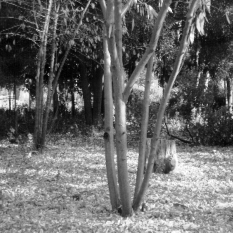
%> input picture Assignments/Assignment_1 _and _2 _from _Paro2621/assignment1/testimages/tree.png, 233 x 233 px
$ octave main.m   (GNU Octave 9; MATLAB toolbox functions it lacks are replaced by stand-ins)
%> lines starting %> are read from the running program, lines starting %| are printed output that depends on the picture
% NOTE:
% ricordati di aggiungere il path delle *testimages*
% imfilter dovrebbe fare la stessa cosa di conv2(, 'same')

clear, close, clc;

addpath("testimages/")

% -- functions --
function printBW(out)
    imagesc(out),colormap gray
    axis square
end

function out = randnNoise(IN, stdd)
    out = double(IN) + stdd*randn(size(IN));
end

function out = spNoise(IN, noise_d)
    IN = double(IN);
    [rr,cc] = size(IN);
    maxv = max(max(IN));
    indices = full(sprand(rr,cc,noise_d)); % 0.3 is the noise density
    mask1 = indices>0 & indices<0.5;  mask2=indices>=0.5;
    out = IN.*(~mask1) ;
    out = out.*(~mask2)+maxv*mask2;
end

% -- main --
% (1) import tree image
IN=imread('tree.png');
%> IN is the input picture: size 233x233 uint8; min 0, max 255, mean 105.8

figure
subplot(1,2,1), printBW(IN), title('initial image')
subplot(1,2,2), axis square, imhist(uint8(IN),256)

% (1) just Gaussian noise
img = randnNoise(IN, 20); %20 is the standard deviation
figure
subplot(1,2,1), printBW(img), title('added gaussian noise')
subplot(1,2,2), axis square, imhist(uint8(img),256)
%> after `imhist(uint8(img),256)`:
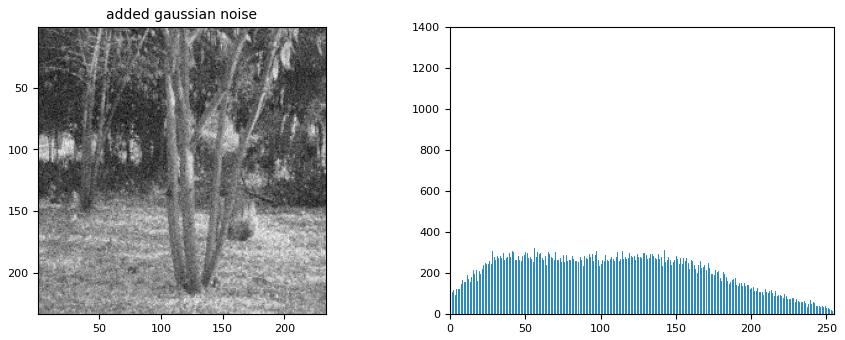
%> figure redrawn from the program's plot data, 2 panels

% (1) add salt and pepper
img = spNoise(img, 0.2);
%> in spNoise, `maxv = max(max(IN));`: maxv = 305.5
figure
subplot(1,2,1), printBW(img), title('added salt and pepper noise')
subplot(1,2,2), axis square, imhist(uint8(img),256)

%% smoothing techniques
% (2) smoothing by averaging 3x3
[X,Y]=meshgrid(1:3);

K = ones(3)/9;
out_a3 = conv2(img,K,'same');

figure
subplot(1, 3, 1), printBW(img), title('Input image')
subplot(1, 3, 2), surf(X, Y, K), title('Average 3x3 kernel')
subplot(1, 3, 3), printBW(out_a3),title('Smoothing by averaging 3x3')

% (2) non-linear filter 3x3
out_nl3 = medfilt2(img,[3,3]);

figure
subplot(1, 2, 1), printBW(img), title('Input image')
subplot(1, 2, 2), printBW(out_nl3),title('Smoothing by median 3x3')

% (2) gaussian 3x3
fsize = 3;
sigma = fsize; % a seen
h = fspecial('gaussian', fsize, sigma);
out_g3 = imfilter(img, h);

figure
subplot(1, 3, 1), printBW(img), title('Input image')
subplot(1, 3, 2), surf(X, Y, h), title('Gaussian 3x3 kernel')
subplot(1, 3, 3), printBW(out_g3),title('Gaussian smoothing 3x3')

%% smoothing thecniques 2
% (2) smoothing by averaging 7x7
[X,Y]=meshgrid(1:7);
K = ones(7)/49;
out_a7 = conv2(img,K,'same');

figure
subplot(1, 3, 1), printBW(img), title('Input image')
subplot(1, 3, 2), surf(X, Y, K), title('Average 7x7 kernel')
subplot(1, 3, 3), printBW(out_a7),title('Smoothing by averaging 7x7')

% (2) non-linear filter 7x7
out_nl7 = medfilt2(img,[7,7]);

figure
subplot(1, 2, 1), printBW(img), title('Input image')
subplot(1, 2, 2), printBW(out_nl7), title('Smoothing by median 7x7')

% (2) gaussian 7x7
fsize = 7;
sigma = fsize/6;
h = fspecial('gaussian', fsize, sigma);
out_g7 = imfilter(img, h);

figure
subplot(1, 3, 1), printBW(img), title('Input image')
subplot(1, 3, 2), surf(X, Y, h), title('Gaussian 7x7 kernel')
subplot(1, 3, 3), printBW(out_g7),title('Gaussian smoothing 7x7')

%% (3) sharpening
% attenzione, nelle slide c'è una sezione su come ottimizzare
% efficientemente i filtri dati dalla composizione di altri filtri

% ---- FILTER DEFINITION --------------------------------------------------
Fsize = 7; % filter size (odd number)
[X,Y]=meshgrid(1:Fsize);

% filter "same"     sF
sF = zeros(Fsize);
sF(ceil(Fsize/2), ceil(Fsize/2)) = 1;

% filter "average"  aF
aF = ones(Fsize)./(Fsize^2);

% filter "sharpening" h
alpha = 1;
h = sF + alpha*(sF - aF);

% filtro "move"     mF
px_sx = 20;
px_up = 40;

sizeF = max(px_sx, px_up);
mF = zeros(sizeF*2+1);
mF(sizeF+ px_up, sizeF + px_sx) = 1;

% -------------------------------------------------------------------------
% sharpening w/ covolution
out_s = imfilter(IN, h);

figure
subplot(1, 3, 1), printBW(img), title('Input image')
subplot(1, 3, 2), surf(X, Y, h), title('Sharpening kernel')
subplot(1, 3, 3), printBW(out_s),title('Sharpened image')
%> after `title('Sharpened image')`:
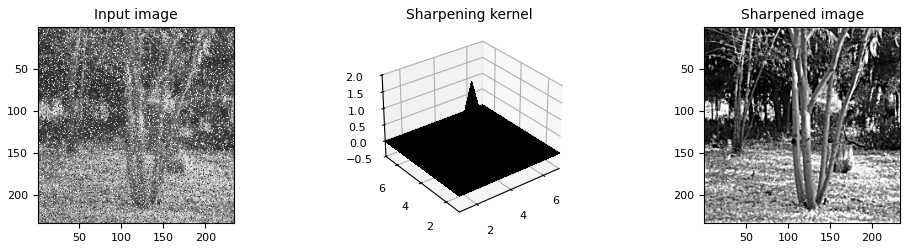
%> figure redrawn from the program's plot data, 3 panels

% sharpening w/ subtraction and addition
base = im2double(IN);
smoothed = imfilter(base, aF, 'replicate', 'same');
detail = base - smoothed;
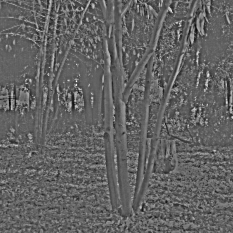
%> detail: size 233x233 double; min -0.419, max 0.657, mean -3e-05; drawn with min black and max white
sharpened = base + alpha*detail;

figure
subplot(1, 4, 1), printBW(base), title('Initial')
subplot(1, 4, 2), printBW(smoothed), title('Smoothed')
subplot(1, 4, 3), printBW(detail), title('Detail')
subplot(1, 4, 4), printBW(sharpened), title('Sharpened')

% traslation
out_s = conv2(IN, mF, 'same');
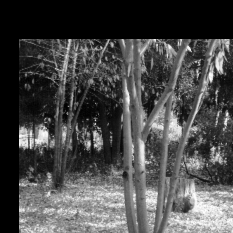
%> out_s: size 233x233 double; min 0, max 255, mean 74

figure
subplot(1, 3, 1), printBW(img), title('Input image')
subplot(1, 3, 2), spy(mF), title('Traslation kernel (spy)'), grid on
subplot(1, 3, 3), printBW(out_s), title('Traslated')

%% (4) FFT
printBW(IN), title('immagine iniziale')

% modulo base
img = double(IN);
IMG = fft2(img);
MOD = abs(IMG);
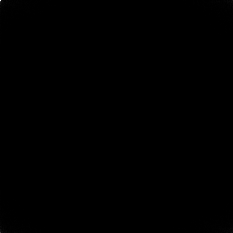
%> MOD: size 233x233 double; min 9.55, max 5743808, mean 5209.7; drawn with min black and max white
% PHI = angle(IMG); % not in use
printBW(log(fftshift(MOD))), colormap gray, xlabel('wx'), ylabel('wy')

% applico filtro gaussiano
fsize = 101;
sigma = 5;
h = fspecial('gaussian', fsize, sigma);
out_g101 = imfilter(img, h, 'replicate', 'same');
printBW(out_g101), title('gaussian smoothing 101x101')
%> after `title('gaussian smoothing 101x101')`:
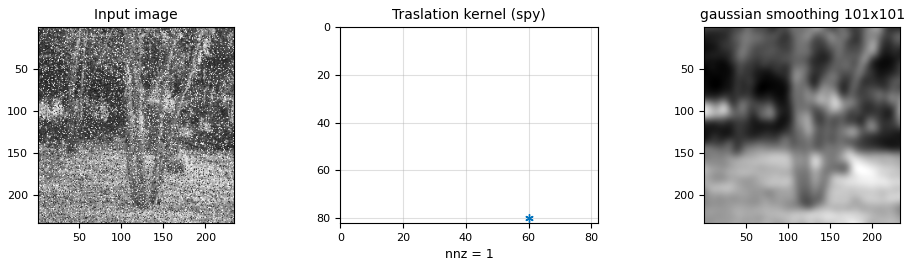
%> figure redrawn from the program's plot data, 3 panels

% display del filtro gaussiano
[X,Y] = meshgrid(1:fsize);
figure,surf(X, Y, h), title('gaussiano 101x101')

IMG = fft2(out_g101);
MOD = abs(IMG);
figure, printBW(log(fftshift(MOD))), colormap gray,xlabel('wx'),ylabel('wy')

% sharpening
sF = zeros(7); sF(3,3) = 1;
aF = ones(7)./49;
h = sF + sF - aF;

out_s7 = imfilter(IN, h);
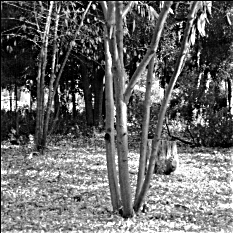
%> out_s7: size 233x233 uint8; min 0, max 255, mean 105
figure, printBW(out_s7),title('sharpened output')

IMG = fft2(out_s7);
MOD = abs(IMG);
figure, printBW(log(fftshift(MOD))), colormap gray,xlabel('wx'),ylabel('wy')
